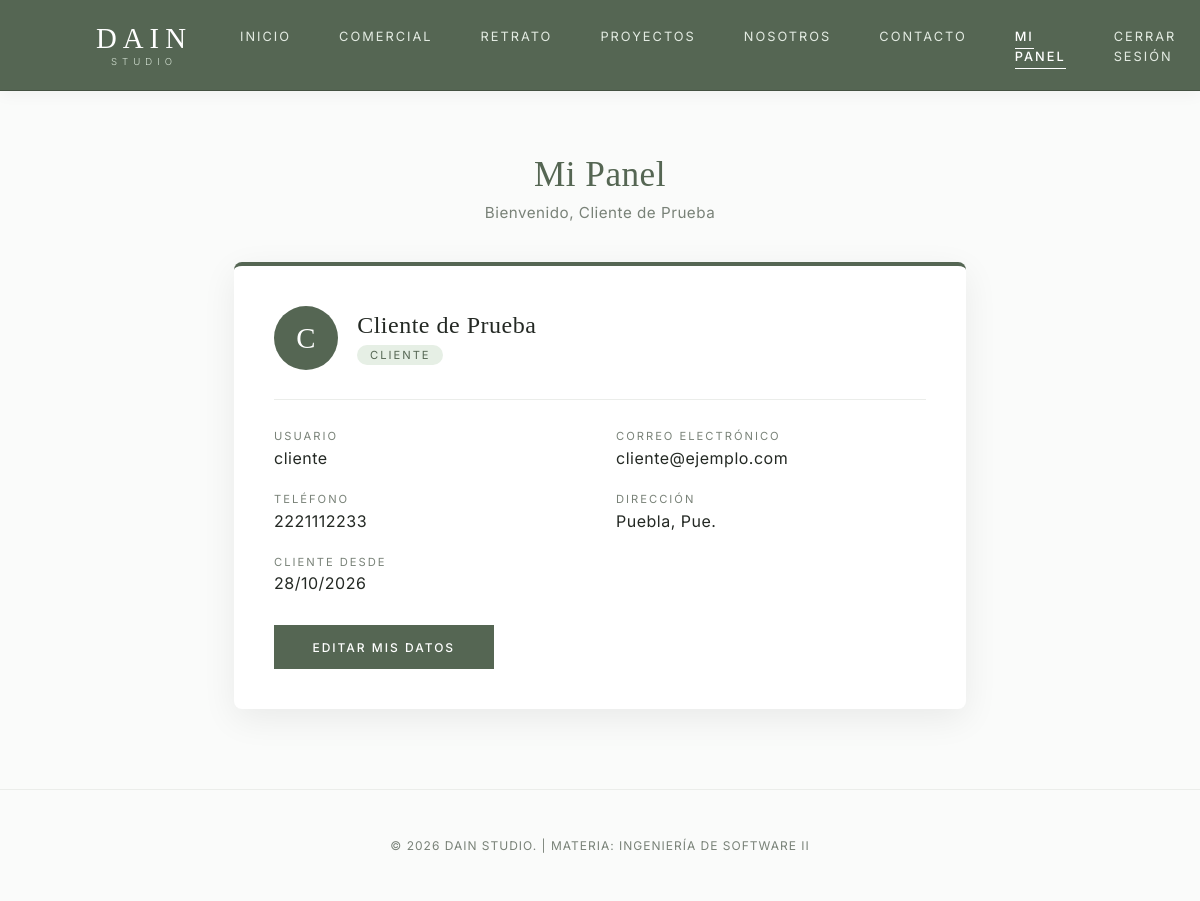
The app's page /panel_cliente.php (signed in) with its own data.
### tables this page shows
CREATE TABLE tb_clientes (
    id_cliente      INT AUTO_INCREMENT PRIMARY KEY,
    id_usuario      INT NOT NULL,
    nombre_completo VARCHAR(100) NOT NULL,
    email           VARCHAR(100) NOT NULL,
    telefono        VARCHAR(20),
    direccion       VARCHAR(255),
    fecha_registro  DATETIME DEFAULT CURRENT_TIMESTAMP,
    CONSTRAINT fk_cliente_usuario
        FOREIGN KEY (id_usuario) REFERENCES tb_usuarios(id_usuario)
        ON DELETE CASCADE ON UPDATE CASCADE
);

CREATE TABLE tb_usuarios (
    id_usuario INT AUTO_INCREMENT PRIMARY KEY,
    usuario    VARCHAR(50)  NOT NULL UNIQUE,
    password   VARCHAR(255) NOT NULL,             
    rol        ENUM('ADMIN','PROGRAMADOR','USUARIA_TEST','USU_GRAL')
               NOT NULL DEFAULT 'USU_GRAL',
    activo     TINYINT(1) NOT NULL DEFAULT 1              
);

### panel_cliente.php (the view, shortened to what this page needs)
<?php
require_once 'includes/conexion.php';
$idUsuario = $_SESSION['id_usuario'];
$editando = isset($_GET['editar']);
$stmt = $pdo->prepare('SELECT u.usuario, u.rol,
                              c.nombre_completo, c.email, c.telefono, c.direccion, c.fecha_registro
                       FROM tb_usuarios u
                       INNER JOIN tb_clientes c ON c.id_usuario = u.id_usuario
                       WHERE u.id_usuario = :id LIMIT 1');
$stmt->execute([':id' => $idUsuario]);
$cliente = $stmt->fetch();
function e($v) { return htmlspecialchars((string)$v, ENT_QUOTES, 'UTF-8'); }
$inicial = mb_strtoupper(mb_substr($cliente['nombre_completo'], 0, 1));
$fecha = date('d/m/Y', strtotime($cliente['fecha_registro']));
?>
<!DOCTYPE html>
<html lang="es">
<head>
    <link rel="stylesheet" href="css/styles.css">
</head>
<body>
    <header class="navbar">
        <a href="index.html" class="logo-link">
            <div class="logo-container">
                <span class="logo-main">DAIN</span>
                <span class="logo-sub">STUDIO</span>
            </div>
        </a>
        <nav>
            <ul class="nav-links">
                <li><a href="index.html">Inicio</a></li>
                <li><a href="comercial.html">Comercial</a></li>
                <li><a href="retrato.html">Retrato</a></li>
                <li><a href="proyectos.html">Proyectos</a></li>
                <li><a href="nosotros.html">Nosotros</a></li>
                <li><a href="contacto.html">Contacto</a></li>
                <li><a href="panel_cliente.php" class="active">Mi panel</a></li>
                <li><a href="logout.php">Cerrar Sesión</a></li>
            </ul>
        </nav>
    </header>
    <main class="panel-container">
        <section class="panel-header">
            <h1>Mi Panel</h1>
            <p>Bienvenido, <?= e($cliente['nombre_completo']) ?></p>
        </section>
        <section class="ficha">
            <div class="ficha-encabezado">
                <div class="ficha-avatar"><?= e($inicial) ?></div>
                <div>
                    <h2><?= e($cliente['nombre_completo']) ?></h2>
                    <span class="ficha-rol">Cliente</span>
                </div>
            </div>
            <?php if (!$editando): ?>
                <dl class="ficha-datos">
                    <div><dt>Usuario</dt><dd><?= e($cliente['usuario']) ?></dd></div>
                    <div><dt>Correo electrónico</dt><dd><?= e($cliente['email']) ?></dd></div>
                    <div><dt>Teléfono</dt><dd><?= e($cliente['telefono']) ?></dd></div>
                    <div><dt>Dirección</dt><dd><?= $cliente['direccion'] !== null && $cliente['direccion'] !== '' ? e($cliente['direccion']) : '—' ?></dd></div>
                    <div><dt>Cliente desde</dt><dd><?= e($fecha) ?></dd></div>
                </dl>
                <div class="ficha-acciones">
                    <a href="panel_cliente.php?editar=1" class="btn btn-primary">Editar mis datos</a>
                </div>
            <?php endif; ?>
        </section>
    </main>
    <footer>
        <p>&copy; 2026 DAIN Studio. | Materia: Ingeniería de Software II</p>
    </footer>
</body>
</html>

### css/styles.css (style rules this page uses)
* { margin: 0; padding: 0; box-sizing: border-box; }
body { background-color: #fafbfa; color: #242924; font-family: 'Inter', sans-serif; letter-spacing: 0.5px; -webkit-font-smoothing: antialiased; }
.navbar { display: flex; justify-content: space-between; align-items: center; padding: 1.5rem 6rem; background-color: #556653; position: sticky; top: 0; z-index: 1000; border-bottom: 1px solid #445242; box-shadow: 0 4px 15px rgba(0, 0, 0, 0.04); }
.logo-link { text-decoration: none; display: inline-block; }
.logo-container { display: flex; flex-direction: column; align-items: center; line-height: 1; }
.logo-main { font-family: 'Playfair Display', serif; font-size: 1.8rem; font-weight: 500; letter-spacing: 6px; color: #ffffff; }
.logo-sub { font-family: 'Inter', sans-serif; font-size: 0.6rem; font-weight: 300; letter-spacing: 5px; color: #d1ded0; margin-top: 4px; }
.nav-links { display: flex; list-style: none; }
.nav-links li { margin-left: 3rem; }
.nav-links a { color: #e3ebe2; text-decoration: none; font-size: 0.8rem; text-transform: uppercase; letter-spacing: 2px; font-weight: 400; transition: color 0.3s ease; }
.nav-links a.active { color: #ffffff; font-weight: 500; border-bottom: 1px solid #ffffff; padding-bottom: 4px; }
.btn { padding: 0.9rem 2.4rem; font-size: 0.75rem; text-transform: uppercase; letter-spacing: 2px; border: none; cursor: pointer; transition: all 0.4s ease; font-weight: 500; }
.btn-primary { background-color: #556653; color: #ffffff; }
footer { text-align: center; padding: 3rem 2rem; background-color: #fafbfa; color: #798278; font-size: 0.75rem; letter-spacing: 1px; text-transform: uppercase; border-top: 1px solid #ebedea; }
.panel-container { max-width: 780px; margin: 0 auto; padding: 4rem 1.5rem 5rem; min-height: 70vh; }
.panel-header { text-align: center; margin-bottom: 2.5rem; }
.panel-header h1 { font-family: 'Playfair Display', serif; font-weight: 500; font-size: 2.2rem; color: #556653; }
.panel-header p { color: #798278; margin-top: 0.5rem; font-size: 0.95rem; }
.ficha { background-color: #ffffff; border-radius: 8px; box-shadow: 0 10px 35px rgba(0, 0, 0, 0.07); border-top: 4px solid #556653; padding: 2.5rem; }
.ficha-encabezado { display: flex; align-items: center; gap: 1.2rem; padding-bottom: 1.8rem; margin-bottom: 1.8rem; border-bottom: 1px solid #ebedea; }
.ficha-avatar { width: 64px; height: 64px; border-radius: 50%; background-color: #556653; color: #ffffff; font-family: 'Playfair Display', serif; font-size: 1.8rem; display: flex; align-items: center; justify-content: center; flex-shrink: 0; }
.ficha-encabezado h2 { font-family: 'Playfair Display', serif; font-weight: 500; font-size: 1.5rem; color: #242924; }
.ficha-rol { display: inline-block; margin-top: 0.4rem; padding: 0.2rem 0.8rem; background-color: #e6efe5; color: #556653; font-size: 0.7rem; text-transform: uppercase; letter-spacing: 2px; border-radius: 20px; }
.ficha-datos { display: grid; grid-template-columns: 1fr 1fr; gap: 1.5rem 2rem; }
.ficha-datos dt { font-size: 0.7rem; text-transform: uppercase; letter-spacing: 2px; color: #798278; margin-bottom: 0.3rem; }
.ficha-datos dd { font-size: 1rem; color: #242924; word-break: break-word; }
.ficha-acciones { display: flex; gap: 1rem; margin-top: 2rem; flex-wrap: wrap; }
.ficha-acciones .btn { text-decoration: none; display: inline-block; text-align: center; }

### records on screen
tb_clientes: nombre_completo "Cliente de Prueba", nombre_completo "C", id_usuario.usuario "cliente", email "cliente@ejemplo.com", telefono "2221112233", direccion "Puebla, Pue.", fecha_registro "28/10/2026"
